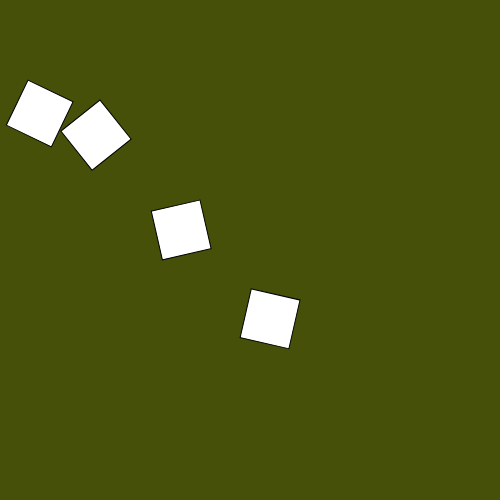
Frame 1 (no input)
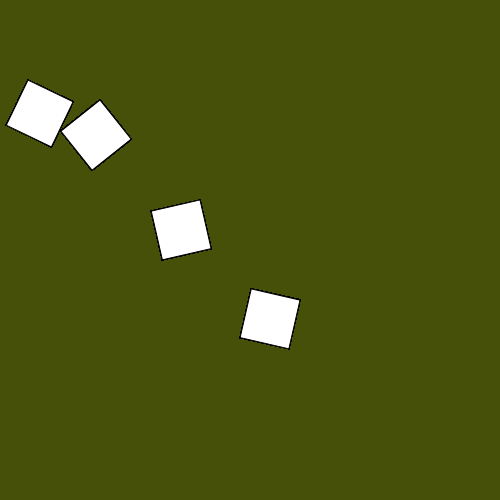
Frame 60 (no input)
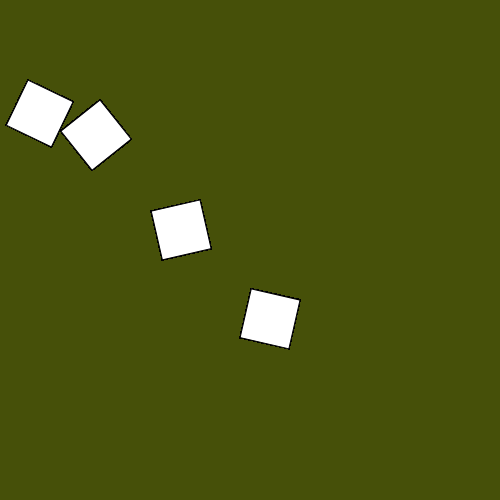
Frame 120 (the mouse pressed at the canvas centre since frame 60)

The p5.js sketch that drew these frames (run headless with seeded random() and noise() and a simulated clock; from frame 60 on, the mouse is pressed at the canvas centre):

// p5.js sketch
// ── sketch.js
function setup() {
	createCanvas(500,500);
  	background(70,80,9);
}

function draw() {
  	push();
  		rotate(PI/7);
  		rect(60,60,50,50);
  	pop();

  	push();
  		translate(100,100);
  		rotate(PI/7*2);
  		rect(0,0,50,50);
  	pop();

  	push();
  		translate(200,200);
  		rotate(PI/7*3);
  		rect(0,0,50,50);
  	pop();

  	push();
  		translate(300,300);
  		rotate(PI/7*4);
  		rect(0,0,50,50);
  	pop();

}
